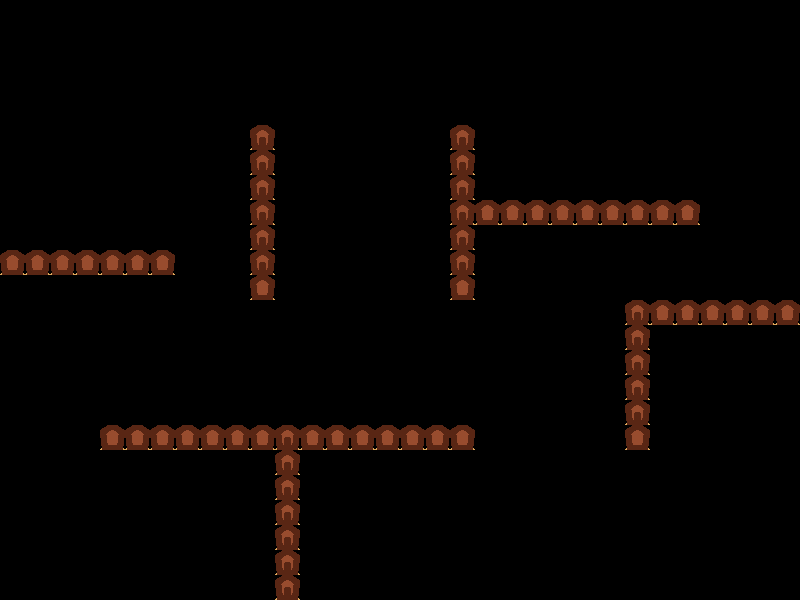

A 2D game scene composited from a Tiled map and its tileset images. What follows is a short description and the map's XML, with every tile layer's data as written:
An orthogonal 32x24 tile map with 25x25 px tiles, 1 tile layer (collision) and 6 objects (5x carrot, playerspawn).

<map version="1.10" tiledversion="1.11.2" orientation="orthogonal" renderorder="right-down" width="32" height="24" tilewidth="25" tileheight="25" infinite="0" nextlayerid="5" nextobjectid="39">
 <editorsettings>
  <export target="../src/public/assets/maps/garden1.json" format="json" />
 </editorsettings>
 <tileset firstgid="1" name="tileset_garden" tilewidth="25" tileheight="25" tilecount="6" columns="2">
  <image source="tiled_tileset.png" width="50" height="75" />
 </tileset>
 <layer id="1" name="collision" width="32" height="24">
  <data encoding="csv">
0,0,0,0,0,0,0,0,0,0,0,0,0,0,0,0,0,0,0,0,0,0,0,0,0,0,0,0,0,0,0,0,
0,0,0,0,0,0,0,0,0,0,0,0,0,0,0,0,0,0,0,0,0,0,0,0,0,0,0,0,0,0,0,0,
0,0,0,0,0,0,0,0,0,0,0,0,0,0,0,0,0,0,0,0,0,0,0,0,0,0,0,0,0,0,0,0,
0,0,0,0,0,0,0,0,0,0,0,0,0,0,0,0,0,0,0,0,0,0,0,0,0,0,0,0,0,0,0,0,
0,0,0,0,0,0,0,0,0,0,0,0,0,0,0,0,0,0,0,0,0,0,0,0,0,0,0,0,0,0,0,0,
0,0,0,0,0,0,0,0,0,0,2,0,0,0,0,0,0,0,2,0,0,0,0,0,0,0,0,0,0,0,0,0,
0,0,0,0,0,0,0,0,0,0,2,0,0,0,0,0,0,0,2,0,0,0,0,0,0,0,0,0,0,0,0,0,
0,0,0,0,0,0,0,0,0,0,2,0,0,0,0,0,0,0,2,0,0,0,0,0,0,0,0,0,0,0,0,0,
0,0,0,0,0,0,0,0,0,0,2,0,0,0,0,0,0,0,2,1,1,1,1,1,1,1,1,1,0,0,0,0,
0,0,0,0,0,0,0,0,0,0,2,0,0,0,0,0,0,0,2,0,0,0,0,0,0,0,0,0,0,0,0,0,
1,1,1,1,1,1,1,0,0,0,2,0,0,0,0,0,0,0,2,0,0,0,0,0,0,0,0,0,0,0,0,0,
0,0,0,0,0,0,0,0,0,0,1,0,0,0,0,0,0,0,1,0,0,0,0,0,0,0,0,0,0,0,0,0,
0,0,0,0,0,0,0,0,0,0,0,0,0,0,0,0,0,0,0,0,0,0,0,0,0,2,1,1,1,1,1,1,
0,0,0,0,0,0,0,0,0,0,0,0,0,0,0,0,0,0,0,0,0,0,0,0,0,2,0,0,0,0,0,0,
0,0,0,0,0,0,0,0,0,0,0,0,0,0,0,0,0,0,0,0,0,0,0,0,0,2,0,0,0,0,0,0,
0,0,0,0,0,0,0,0,0,0,0,0,0,0,0,0,0,0,0,0,0,0,0,0,0,2,0,0,0,0,0,0,
0,0,0,0,0,0,0,0,0,0,0,0,0,0,0,0,0,0,0,0,0,0,0,0,0,2,0,0,0,0,0,0,
0,0,0,0,1,1,1,1,1,1,1,2,1,1,1,1,1,1,1,0,0,0,0,0,0,1,0,0,0,0,0,0,
0,0,0,0,0,0,0,0,0,0,0,2,0,0,0,0,0,0,0,0,0,0,0,0,0,0,0,0,0,0,0,0,
0,0,0,0,0,0,0,0,0,0,0,2,0,0,0,0,0,0,0,0,0,0,0,0,0,0,0,0,0,0,0,0,
0,0,0,0,0,0,0,0,0,0,0,2,0,0,0,0,0,0,0,0,0,0,0,0,0,0,0,0,0,0,0,0,
0,0,0,0,0,0,0,0,0,0,0,2,0,0,0,0,0,0,0,0,0,0,0,0,0,0,0,0,0,0,0,0,
0,0,0,0,0,0,0,0,0,0,0,2,0,0,0,0,0,0,0,0,0,0,0,0,0,0,0,0,0,0,0,0,
0,0,0,0,0,0,0,0,0,0,0,2,0,0,0,0,0,0,0,0,0,0,0,0,0,0,0,0,0,0,0,0
</data>
 </layer>
 <objectgroup id="4" name="special">
  <object id="29" name="playerspawn" gid="2" x="100" y="150" width="25" height="25" />
  <object id="34" name="carrot" gid="3" x="50" y="200" width="25" height="25" />
  <object id="35" name="carrot" gid="3" x="375" y="150" width="25" height="25" />
  <object id="36" name="carrot" gid="3" x="525" y="150" width="25" height="25" />
  <object id="37" name="carrot" gid="3" x="725" y="375" width="25" height="25" />
  <object id="38" name="carrot" gid="3" x="350" y="525" width="25" height="25" />
 </objectgroup>
</map>
